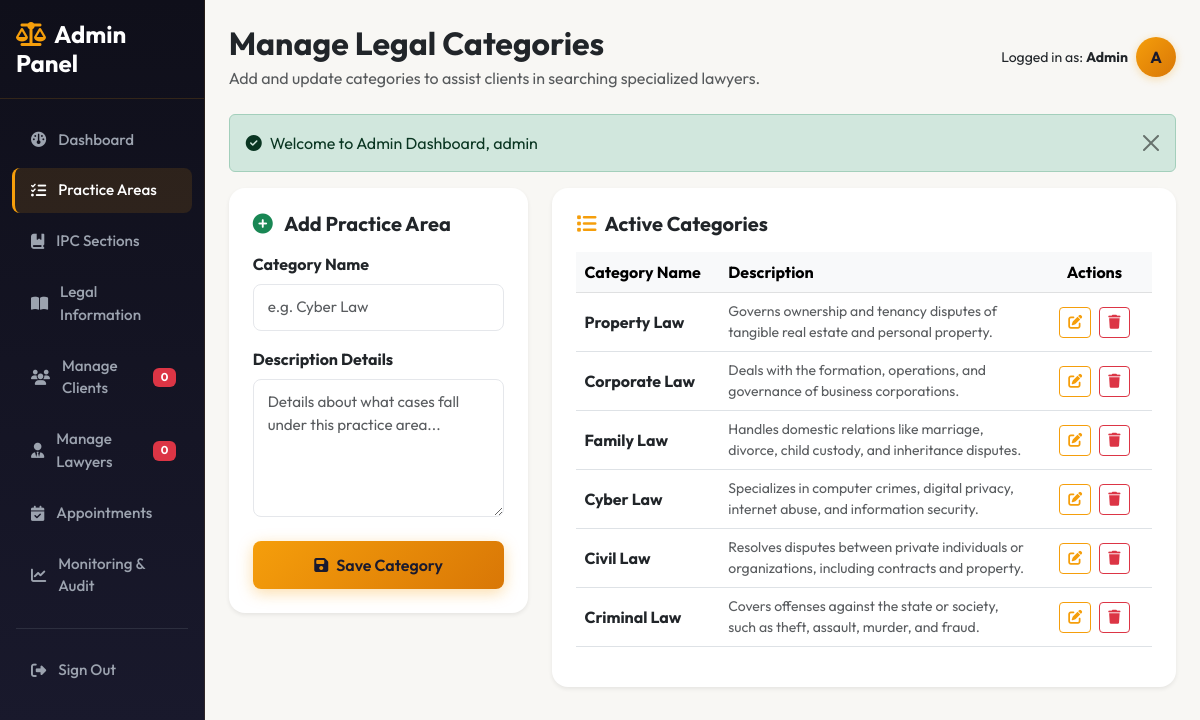
/admin/categories.php (signed in), run on the app's committed database.
### tables this page shows
CREATE TABLE IF NOT EXISTS categories (
    category_id INT AUTO_INCREMENT PRIMARY KEY,
    category_name VARCHAR(100) NOT NULL UNIQUE,
    description TEXT NOT NULL
);

### admin/categories.php (the view, shortened to what this page needs)
<?php
require_once __DIR__ . '/../config/db.php';
$edit_mode = false;
$edit_name = "";
$edit_desc = "";
$categories = [];
try {
    $categories = $conn->query("SELECT * FROM categories ORDER BY category_id DESC")->fetchAll();
    $pending_users = $conn->query("SELECT COUNT(*) FROM users WHERE status = 'Pending'")->fetchColumn();
    $pending_lawyers = $conn->query("SELECT COUNT(*) FROM lawyers WHERE status = 'Pending'")->fetchColumn();
} catch (PDOException $e) {
    $error_msg = "Error loading list: " . $e->getMessage();
}
?>
<!DOCTYPE html>
<html lang="en">
<head>
    <link href="https://cdn.jsdelivr.net/npm/bootstrap@5.3.0/dist/css/bootstrap.min.css" rel="stylesheet">
    <link href="https://cdnjs.cloudflare.com/ajax/libs/font-awesome/6.4.0/css/all.min.css" rel="stylesheet">
    <link href="/legalconnect/assets/css/style.css?v=3" rel="stylesheet">
</head>
<body>
<div class="dashboard-container">
    <aside class="sidebar">
        <div class="sidebar-header">
            <h4 class="text-white fw-bold mb-0"><i class="fa-solid fa-scale-balanced text-warning me-2"></i>Admin Panel</h4>
        </div>
        <nav class="nav flex-column py-3">
            <a class="nav-link" href="/legalconnect/admin/dashboard.php"><i class="fa-solid fa-gauge"></i> Dashboard</a>
            <a class="nav-link active" href="/legalconnect/admin/categories.php"><i class="fa-solid fa-list-check"></i> Practice Areas</a>
            <a class="nav-link" href="/legalconnect/admin/ipc.php"><i class="fa-solid fa-book-bookmark"></i> IPC Sections</a>
            <a class="nav-link" href="/legalconnect/admin/legal_information.php"><i class="fa-solid fa-book-open"></i> Legal Information</a>
            <a class="nav-link" href="/legalconnect/admin/users.php"><i class="fa-solid fa-users"></i> Manage Clients <span class="badge bg-danger ms-auto"><?php echo $pending_users; ?></span></a>
            <a class="nav-link" href="/legalconnect/admin/lawyers.php"><i class="fa-solid fa-user-tie"></i> Manage Lawyers <span class="badge bg-danger ms-auto"><?php echo $pending_lawyers; ?></span></a>
            <a class="nav-link" href="/legalconnect/admin/appointments.php"><i class="fa-solid fa-calendar-check"></i> Appointments</a>
            <a class="nav-link" href="/legalconnect/admin/monitoring.php"><i class="fa-solid fa-chart-line"></i> Monitoring &amp; Audit</a>
            <hr class="border-secondary mx-3">
            <a class="nav-link text-danger" href="/legalconnect/logout.php"><i class="fa-solid fa-right-from-bracket"></i> Sign Out</a>
        </nav>
    </aside>
    <main class="main-content">
        <header class="d-flex justify-content-between align-items-center mb-4">
            <div>
                <h2 class="fw-bold text-dark mb-1">Manage Legal Categories</h2>
                <p class="text-muted mb-0">Add and update categories to assist clients in searching specialized lawyers.</p>
            </div>
            <div class="d-flex align-items-center gap-2">
                <span class="text-dark small">Logged in as: <strong>Admin</strong></span>
                <div class="avatar-circle">A</div>
            </div>
        </header>
        <?php if (isset($_SESSION['success'])): ?>
            <div class="alert alert-success alert-dismissible fade show" role="alert">
                <i class="fa-solid fa-circle-check me-2"></i><?php echo $_SESSION['success']; unset($_SESSION['success']); ?>
                <button type="button" class="btn-close" data-bs-dismiss="close" aria-label="Close"></button>
            </div>
        <?php endif; ?>
        <div class="row g-4">
            <div class="col-lg-4">
                <div class="card border-0 shadow-sm p-4 rounded-4 bg-white">
                    <h5 class="fw-bold text-dark mb-3">
                        <i class="fa-solid <?php echo $edit_mode ? 'fa-pen-to-square text-warning' : 'fa-circle-plus text-success'; ?> me-2"></i>
                        <?php echo $edit_mode ? "Modify Category" : "Add Practice Area"; ?>
                    </h5>
                    <form method="POST" action="">
                        <div class="mb-3">
                            <label for="category_name" class="form-label fw-bold">Category Name</label>
                            <input type="text" class="form-control" id="category_name" name="category_name" required placeholder="e.g. Cyber Law" value="<?php echo htmlspecialchars($edit_name); ?>">
                        </div>
                        <div class="mb-4">
                            <label for="description" class="form-label fw-bold">Description Details</label>
                            <textarea class="form-control" id="description" name="description" rows="5" required placeholder="Details about what cases fall under this practice area..."><?php echo htmlspecialchars($edit_desc); ?></textarea>
                        </div>
                        <div class="d-flex gap-2">
                            <button type="submit" class="btn btn-gold flex-grow-1" name="save_category">
                                <i class="fa-solid fa-save me-2"></i>Save Category
                            </button>
                        </div>
                    </form>
                </div>
            </div>
            <div class="col-lg-8">
                <div class="card border-0 shadow-sm p-4 rounded-4 bg-white">
                    <h5 class="fw-bold text-dark mb-3"><i class="fa-solid fa-list text-warning me-2"></i>Active Categories</h5>
                    <div class="table-responsive">
                        <table class="table table-hover align-middle">
                            <thead class="table-light">
                                <tr>
                                    <th style="width: 25%">Category Name</th>
                                    <th style="width: 55%">Description</th>
                                    <th style="width: 20%" class="text-center">Actions</th>
                                </tr>
                            </thead>
                            <tbody>
                                <?php if (!empty($categories)): ?>
                                    <?php foreach ($categories as $cat): ?>
                                        <tr>
                                            <td class="fw-bold text-dark"><?php echo htmlspecialchars($cat['category_name']); ?></td>
                                            <td class="text-muted small"><?php echo nl2br(htmlspecialchars($cat['description'])); ?></td>
                                            <td class="text-center">
                                                <div class="d-flex gap-2 justify-content-center">
                                                    <a href="/legalconnect/admin/categories.php?action=edit&id=<?php echo $cat['category_id']; ?>" class="btn btn-sm btn-outline-warning" title="Edit">
                                                        <i class="fa-solid fa-pen-to-square"></i>
                                                    </a>
                                                    <a href="/legalconnect/admin/categories.php?action=delete&id=<?php echo $cat['category_id']; ?>" class="btn btn-sm btn-outline-danger" title="Delete" onclick="return confirm('Are you sure you want to delete this category? All lawyers specialized in this category will remain, but the category listing will be deleted.');">
                                                        <i class="fa-solid fa-trash"></i>
                                                    </a>
                                                </div>
                                            </td>
                                        </tr>
                                    <?php endforeach; ?>
                                <?php else: ?>
                                    <tr>
                                        <td colspan="3" class="text-center text-muted py-3">No categories added yet. Create one on the left.</td>
                                    </tr>
                                <?php endif; ?>
                            </tbody>
                        </table>
                    </div>
                </div>
            </div>
        </div>
    </main>
</div>
</body>
</html>

### assets/css/style.css (style rules this page uses)
:root { --primary-dark: #0f0f1a; --secondary-dark: #1a1a2e; --accent-gold: #f59e0b; --accent-gold-hover: #d97706; --text-light: #fafafa; --text-muted: #9ca3af; --bg-light: #f8f7f4; --card-shadow: 0 4px 24px rgba(0, 0, 0, 0.08), 0 1px 4px rgba(0, 0, 0, 0.04); --transition: all 0.25s cubic-bezier(0.4, 0, 0.2, 1); }
body { font-family: 'Outfit', sans-serif; background-color: var(--bg-light); color: #1a1a2e; overflow-x: hidden; }
.nav-link { font-weight: 500; color: #4b5563 !important; transition: var(--transition); }
.nav-link:hover, .nav-link.active { color: var(--accent-gold) !important; }
.btn-gold { background: linear-gradient(135deg, #f59e0b 0%, #d97706 100%); color: #1a1a2e; font-weight: 600; padding: 12px 28px; border-radius: 8px; border: none; transition: var(--transition); box-shadow: 0 4px 15px rgba(245, 158, 11, 0.35); }
.dashboard-container { display: flex; min-height: 100vh; }
.sidebar { width: 260px; background: linear-gradient(180deg, #0f0f1a 0%, #1a1a2e 100%); border-right: 1px solid rgba(245, 158, 11, 0.1); color: #ffffff; transition: var(--transition); z-index: 1000; }
.sidebar .nav-link { color: #9ca3af !important; padding: 11px 16px; border-radius: 8px; margin: 3px 12px; display: flex; align-items: center; gap: 12px; font-size: 0.95rem; font-weight: 500; border-left: 3px solid transparent; transition: var(--transition); }
.sidebar .nav-link:hover, .sidebar .nav-link.active { color: #ffffff !important; background-color: rgba(245, 158, 11, 0.12); border-left-color: var(--accent-gold); }
.sidebar-header { padding: 20px 16px; border-bottom: 1px solid rgba(245, 158, 11, 0.15); }
.sidebar-header h4 { color: #ffffff !important; }
.main-content { flex-grow: 1; background-color: #f8f7f4; padding: 24px; }
.form-control, .form-select { padding: 11px 14px; border-radius: 8px; border: 1.5px solid #e5e7eb; background-color: #ffffff; font-size: 0.95rem; transition: var(--transition); }
.avatar-circle { width: 40px; height: 40px; border-radius: 50%; background: linear-gradient(135deg, var(--accent-gold), var(--accent-gold-hover)); color: #1a1a2e; display: flex; align-items: center; justify-content: center; font-weight: 700; font-size: 1rem; text-transform: uppercase; box-shadow: 0 2px 8px rgba(245, 158, 11, 0.3); }
.text-warning { color: var(--accent-gold) !important; }
.btn-outline-warning { color: var(--accent-gold) !important; border-color: var(--accent-gold) !important; background-color: transparent !important; font-weight: 600 !important; transition: var(--transition) !important; }

### data on the page
categories: category_name "Property Law", description "Governs ownership and tenancy disputes of tangible real estate and personal property."
categories: category_name "Corporate Law", description "Deals with the formation, operations, and governance of business corporations."
categories: category_name "Family Law", description "Handles domestic relations like marriage, divorce, child custody, and inheritance disputes."
categories: category_name "Cyber Law", description "Specializes in computer crimes, digital privacy, internet abuse, and information security."
categories: category_name "Civil Law", description "Resolves disputes between private individuals or organizations, including contracts and property."
categories: category_name "Criminal Law", description "Covers offenses against the state or society, such as theft, assault, murder, and fraud."

### other printed values
$pending_users "0"
$pending_lawyers "0"
$_SESSION['success'] "Welcome to Admin Dashboard, admin"
